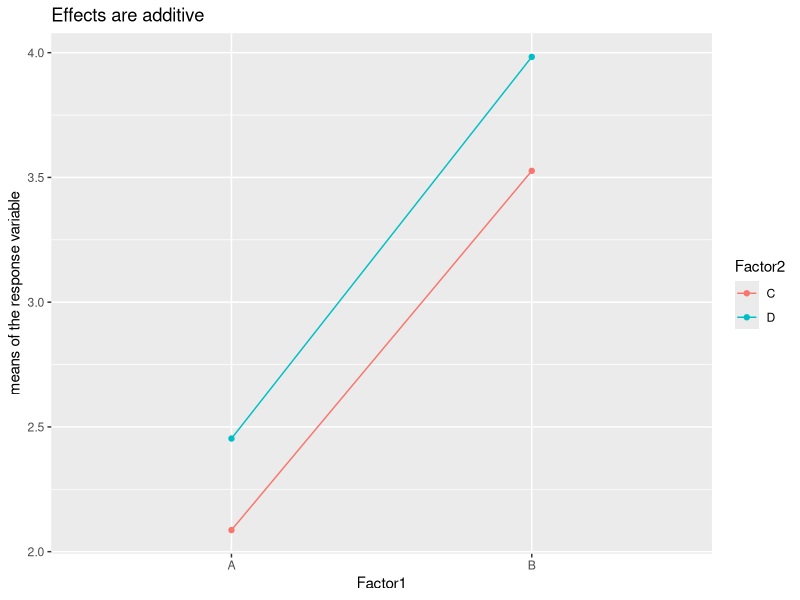
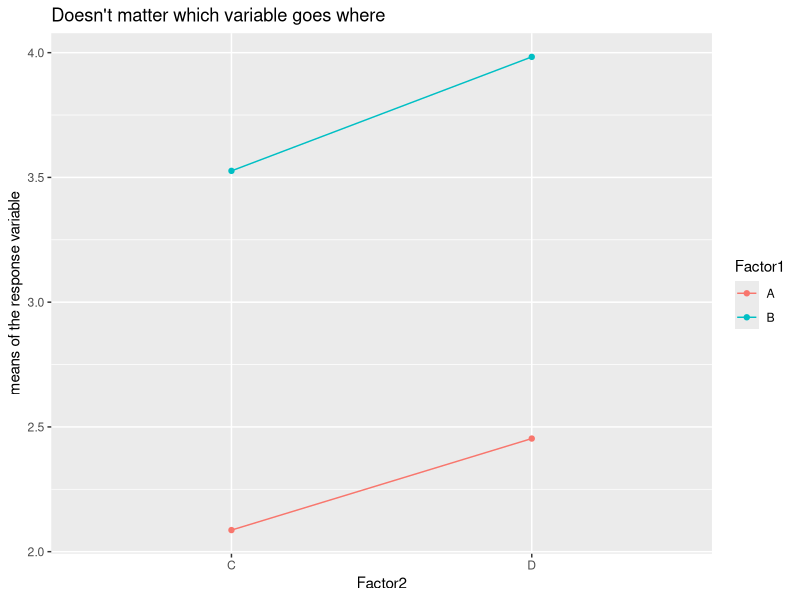
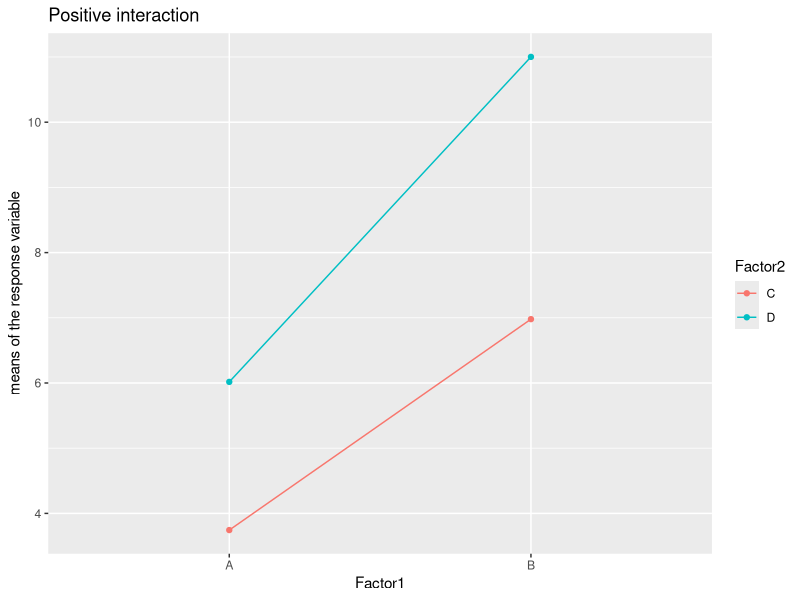
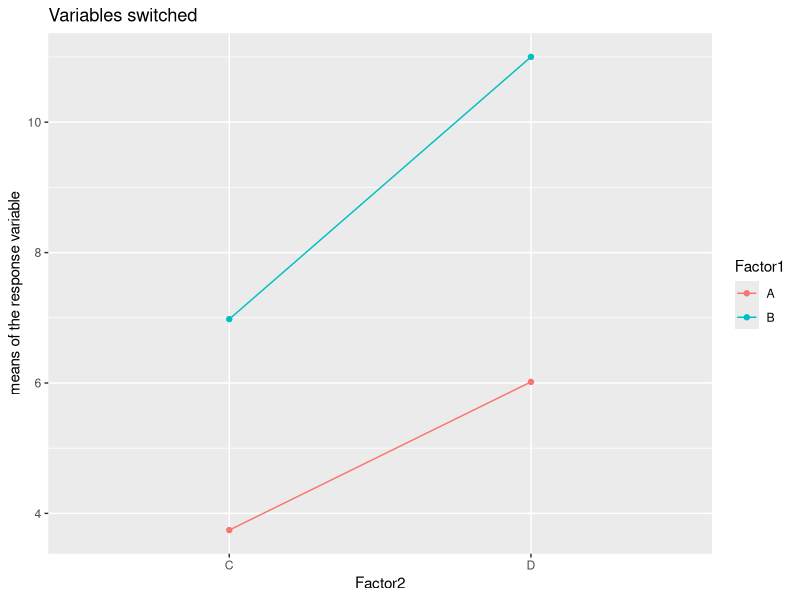
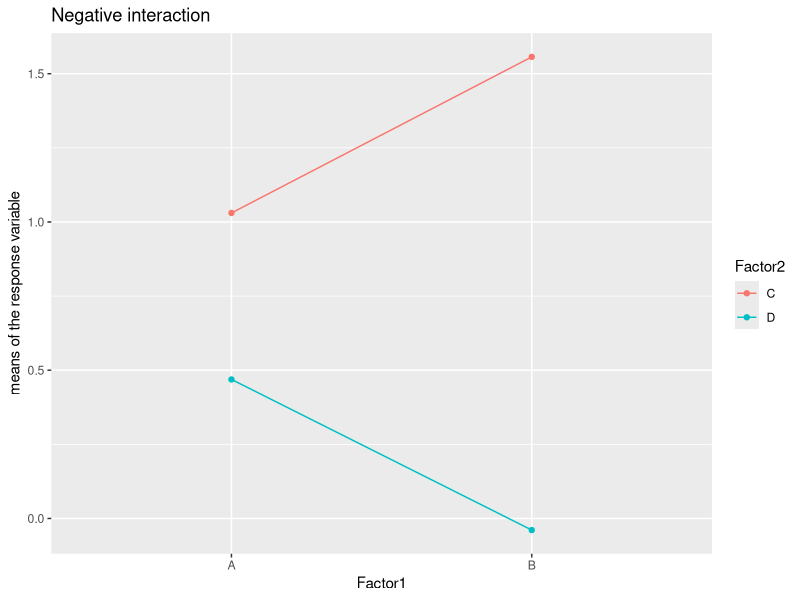
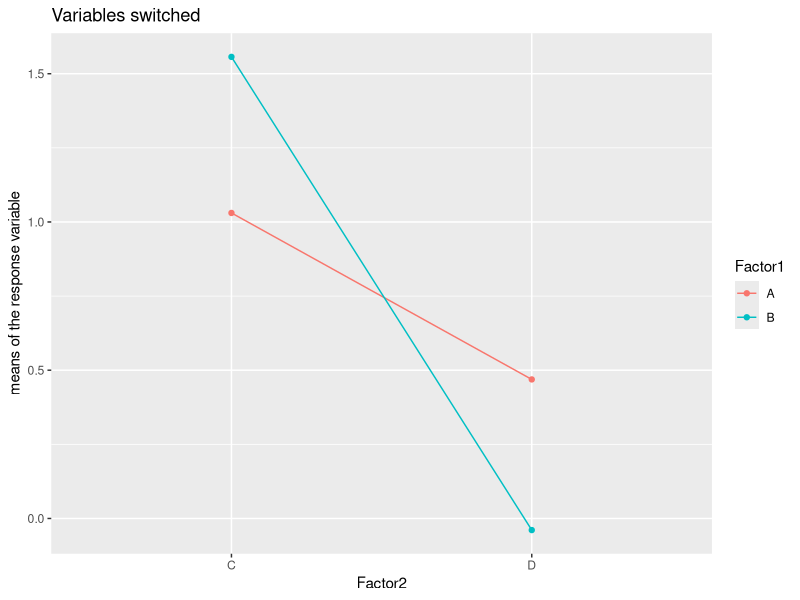
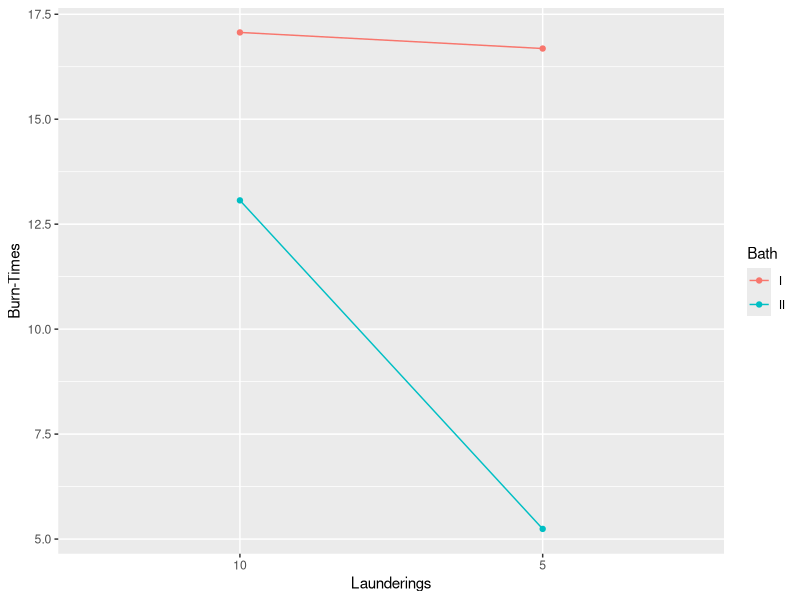
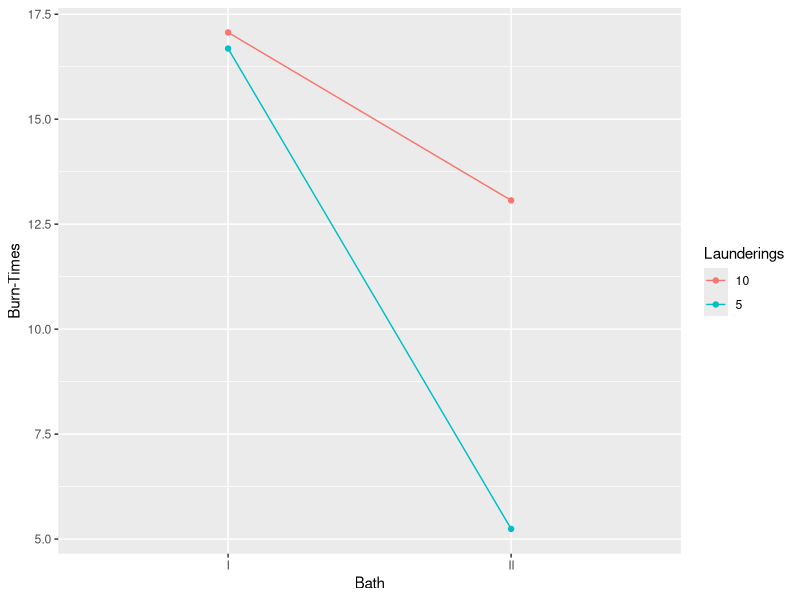

Write the R code that produced these figures, in order.
## ---- chunk 1
knitr::opts_chunk$set(echo = FALSE, message=FALSE,
                      dev='pdf', fig.width=5, fig.asp=0.618, fig.align='center')
options(tibble.width=70, scipen = 999, tibble.print_min=5, show.signif.stars = FALSE)
library(tidyverse)
## ---- chunk 2
burn <- read.delim("chelating.txt", check.names = FALSE, 
                   colClasses = c("factor", "factor", "numeric"))
## ---- chunk 3
library(xtable)
burn %>% 
  group_by(Bath) %>% 
  summarize(n=n(), Means=mean(`Burn-Times`), SD=sd(`Burn-Times`)) %>% 
  xtable(., digits=3) %>% print.xtable(., include.rownames=FALSE, comment=FALSE)
## ---- chunk 4
burn %>% 
  group_by(Launderings) %>% 
  summarize(n=n(), Means=mean(`Burn-Times`), SD=sd(`Burn-Times`)) %>% 
  xtable(., digits=3) %>% print.xtable(., include.rownames=FALSE, comment=FALSE)
## ---- chunk 5
two_factor <- expand.grid(Factor1=rep(LETTERS[1:2], 8), 
                          Factor2=rep(LETTERS[3:4], 8)) %>% 
  mutate(y1 = as.numeric(Factor1)*1.5 + 
           as.numeric(Factor2)*0.5 + rnorm(nrow(.), 0, 0.5),
         y2 = as.numeric(Factor1)*1.5 + 
           as.numeric(Factor2)*0.5 + as.numeric(Factor1)*as.numeric(Factor2)*1.75+ rnorm(nrow(.), 0, 0.25),
         y3 = as.numeric(Factor1)*1.5 + 
           as.numeric(Factor2)*0.5 - as.numeric(Factor1)*as.numeric(Factor2) + rnorm(nrow(.), 0, 0.25))

two_factor %>% 
  ggplot(aes(x=Factor1, y=y1, colour=Factor2, group=Factor2)) + 
  stat_summary(fun.y=mean, geom="point") + 
  stat_summary(fun.y=mean, geom="line") + 
    ylab("means of the response variable") + 
  ggtitle("Effects are additive")
## ---- chunk 6
two_factor %>% 
  ggplot(aes(x=Factor2, y=y1, colour=Factor1, group=Factor1)) + 
  stat_summary(fun.y=mean, geom="point") + 
  stat_summary(fun.y=mean, geom="line") + 
  ylab("means of the response variable") + 
  ggtitle("Doesn't matter which variable goes where")
## ---- chunk 7
two_factor %>% 
  ggplot(aes(x=Factor1, y=y2, colour=Factor2, group=Factor2)) + 
  stat_summary(fun.y=mean, geom="point") + 
  stat_summary(fun.y=mean, geom="line") + 
    ylab("means of the response variable") + 
  ggtitle("Positive interaction")
## ---- chunk 8
two_factor %>% 
  ggplot(aes(x=Factor2, y=y2, colour=Factor1, group=Factor1)) + 
  stat_summary(fun.y=mean, geom="point") + 
  stat_summary(fun.y=mean, geom="line") + 
    ylab("means of the response variable") + 
  ggtitle("Variables switched") 
## ---- chunk 9
two_factor %>% 
  ggplot(aes(x=Factor1, y=y3, colour=Factor2, group=Factor2)) + 
  stat_summary(fun.y=mean, geom="point") + 
  stat_summary(fun.y=mean, geom="line") + 
    ylab("means of the response variable") + 
  ggtitle("Negative interaction")
## ---- chunk 10
two_factor %>% 
  ggplot(aes(x=Factor2, y=y3, colour=Factor1, group=Factor1)) + 
  stat_summary(fun.y=mean, geom="point") + 
  stat_summary(fun.y=mean, geom="line") + 
    ylab("means of the response variable") + 
  ggtitle("Variables switched")
## ---- chunk 11
burn %>% 
  ggplot(aes(x=Launderings, y=`Burn-Times`, colour=Bath, group=Bath)) + 
  stat_summary(fun.y=mean, geom="point") + 
  stat_summary(fun.y=mean, geom="line") 
## ---- chunk 12
burn %>% 
  ggplot(aes(x=Bath, y=`Burn-Times`, colour=Launderings, group=Launderings)) + 
  stat_summary(fun.y=mean, geom="point") + 
  stat_summary(fun.y=mean, geom="line") 
## ---- chunk 13
burn %>% 
  aov(`Burn-Times` ~ Bath + Launderings, data=.) %>% summary
